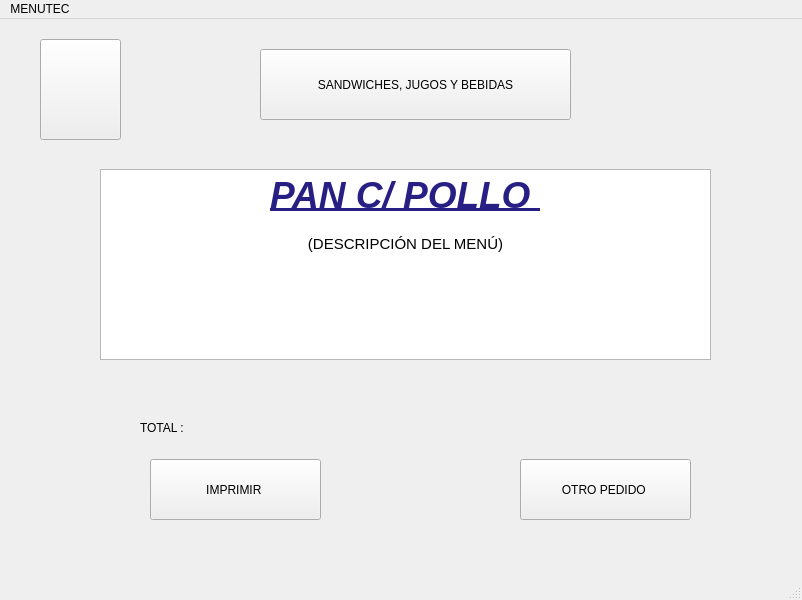
<?xml version="1.0" encoding="UTF-8"?>
<ui version="4.0">
 <class>panes3Window</class>
 <widget class="QMainWindow" name="panes3Window">
  <property name="geometry">
   <rect>
    <x>0</x>
    <y>0</y>
    <width>802</width>
    <height>600</height>
   </rect>
  </property>
  <property name="windowTitle">
   <string>MainWindow</string>
  </property>
  <widget class="QWidget" name="centralwidget">
   <widget class="QPushButton" name="pushButton_3">
    <property name="geometry">
     <rect>
      <x>150</x>
      <y>440</y>
      <width>171</width>
      <height>61</height>
     </rect>
    </property>
    <property name="text">
     <string>IMPRIMIR </string>
    </property>
   </widget>
   <widget class="QLabel" name="label">
    <property name="geometry">
     <rect>
      <x>140</x>
      <y>400</y>
      <width>68</width>
      <height>17</height>
     </rect>
    </property>
    <property name="text">
     <string>TOTAL : </string>
    </property>
   </widget>
   <widget class="QPushButton" name="pushButton">
    <property name="geometry">
     <rect>
      <x>260</x>
      <y>30</y>
      <width>311</width>
      <height>71</height>
     </rect>
    </property>
    <property name="text">
     <string>SANDWICHES, JUGOS Y BEBIDAS</string>
    </property>
    <property name="icon">
     <iconset>
      <normaloff>UTEC.png</normaloff>UTEC.png</iconset>
    </property>
   </widget>
   <widget class="QPushButton" name="pushButton_2">
    <property name="geometry">
     <rect>
      <x>40</x>
      <y>20</y>
      <width>81</width>
      <height>101</height>
     </rect>
    </property>
    <property name="text">
     <string/>
    </property>
    <property name="icon">
     <iconset>
      <normaloff>flecha-hacia-la-izquierda-antes-de-icono-4330-128.png</normaloff>flecha-hacia-la-izquierda-antes-de-icono-4330-128.png</iconset>
    </property>
    <property name="iconSize">
     <size>
      <width>100</width>
      <height>100</height>
     </size>
    </property>
   </widget>
   <widget class="QTextEdit" name="textEdit">
    <property name="geometry">
     <rect>
      <x>100</x>
      <y>150</y>
      <width>611</width>
      <height>191</height>
     </rect>
    </property>
    <property name="html">
     <string>&lt;!DOCTYPE HTML PUBLIC &quot;-//W3C//DTD HTML 4.0//EN&quot; &quot;http://www.w3.org/TR/REC-html40/strict.dtd&quot;&gt;
&lt;html&gt;&lt;head&gt;&lt;meta name=&quot;qrichtext&quot; content=&quot;1&quot; /&gt;&lt;style type=&quot;text/css&quot;&gt;
p, li { white-space: pre-wrap; }
&lt;/style&gt;&lt;/head&gt;&lt;body style=&quot; font-family:'Ubuntu'; font-size:11pt; font-weight:400; font-style:normal;&quot;&gt;
&lt;p align=&quot;center&quot; style=&quot; margin-top:0px; margin-bottom:0px; margin-left:0px; margin-right:0px; -qt-block-indent:0; text-indent:0px;&quot;&gt;&lt;span style=&quot; font-size:28pt; font-weight:600; font-style:italic; text-decoration: underline; color:#281f84;&quot;&gt;PAN C/ POLLO &lt;/span&gt;&lt;/p&gt;
&lt;p align=&quot;center&quot; style=&quot;-qt-paragraph-type:empty; margin-top:0px; margin-bottom:0px; margin-left:0px; margin-right:0px; -qt-block-indent:0; text-indent:0px; font-weight:600; font-style:italic; text-decoration: underline;&quot;&gt;&lt;br /&gt;&lt;/p&gt;
&lt;p align=&quot;center&quot; style=&quot; margin-top:0px; margin-bottom:0px; margin-left:0px; margin-right:0px; -qt-block-indent:0; text-indent:0px;&quot;&gt;(DESCRIPCIÓN DEL MENÚ)&lt;/p&gt;&lt;/body&gt;&lt;/html&gt;</string>
    </property>
   </widget>
   <widget class="QPushButton" name="pushButton_4">
    <property name="geometry">
     <rect>
      <x>520</x>
      <y>440</y>
      <width>171</width>
      <height>61</height>
     </rect>
    </property>
    <property name="text">
     <string>OTRO PEDIDO </string>
    </property>
   </widget>
  </widget>
  <widget class="QMenuBar" name="menubar">
   <property name="geometry">
    <rect>
     <x>0</x>
     <y>0</y>
     <width>802</width>
     <height>25</height>
    </rect>
   </property>
   <widget class="QMenu" name="menuMENUTEC">
    <property name="title">
     <string>MENUTEC</string>
    </property>
   </widget>
   <addaction name="menuMENUTEC"/>
  </widget>
  <widget class="QStatusBar" name="statusbar"/>
 </widget>
 <resources/>
 <connections/>
</ui>
